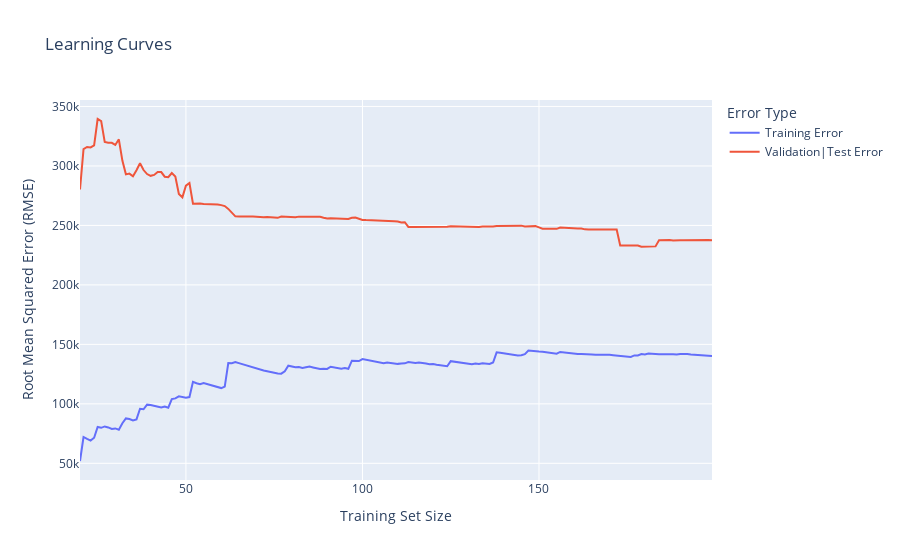

The notebook cell saved with this chart:
### Code cell
plot_learning_curves_plotly(elastic_net, X_train, y_train, X_test, y_test)

### Figure 1 — Plotly figure (JSON) as saved in the notebook; plotly's stock layout.template omitted (floating-point values rounded to 4 significant figures; data arrays with more than 128 entries replaced by an {"elided": "..."} marker saying what was removed)
{"data": [{"hovertemplate": "Error Type=Training Error<br>Training Set Size=%{x}<br>Root Mean Squared Error (RMSE)=%{y}<extra></extra>", "legendgroup": "Training Error", "line": {"color": "#636efa", "dash": "solid"}, "marker": {"symbol": "circle"}, "mode": "lines", "name": "Training Error", "orientation": "v", "showlegend": true, "type": "scatter", "x": {"elided": "180 int values"}, "xaxis": "x", "y": {"elided": "180 float values"}, "yaxis": "y"}, {"hovertemplate": "Error Type=Validation|Test Error<br>Training Set Size=%{x}<br>Root Mean Squared Error (RMSE)=%{y}<extra></extra>", "legendgroup": "Validation|Test Error", "line": {"color": "#EF553B", "dash": "solid"}, "marker": {"symbol": "circle"}, "mode": "lines", "name": "Validation|Test Error", "orientation": "v", "showlegend": true, "type": "scatter", "x": {"elided": "180 int values"}, "xaxis": "x", "y": {"elided": "180 float values"}, "yaxis": "y"}], "layout": {"legend": {"title": {"text": "Error Type"}, "tracegroupgap": 0}, "title": {"text": "Learning Curves"}, "xaxis": {"anchor": "y", "domain": [0, 1], "title": {"text": "Training Set Size"}}, "yaxis": {"anchor": "x", "domain": [0, 1], "title": {"text": "Root Mean Squared Error (RMSE)"}}}}
